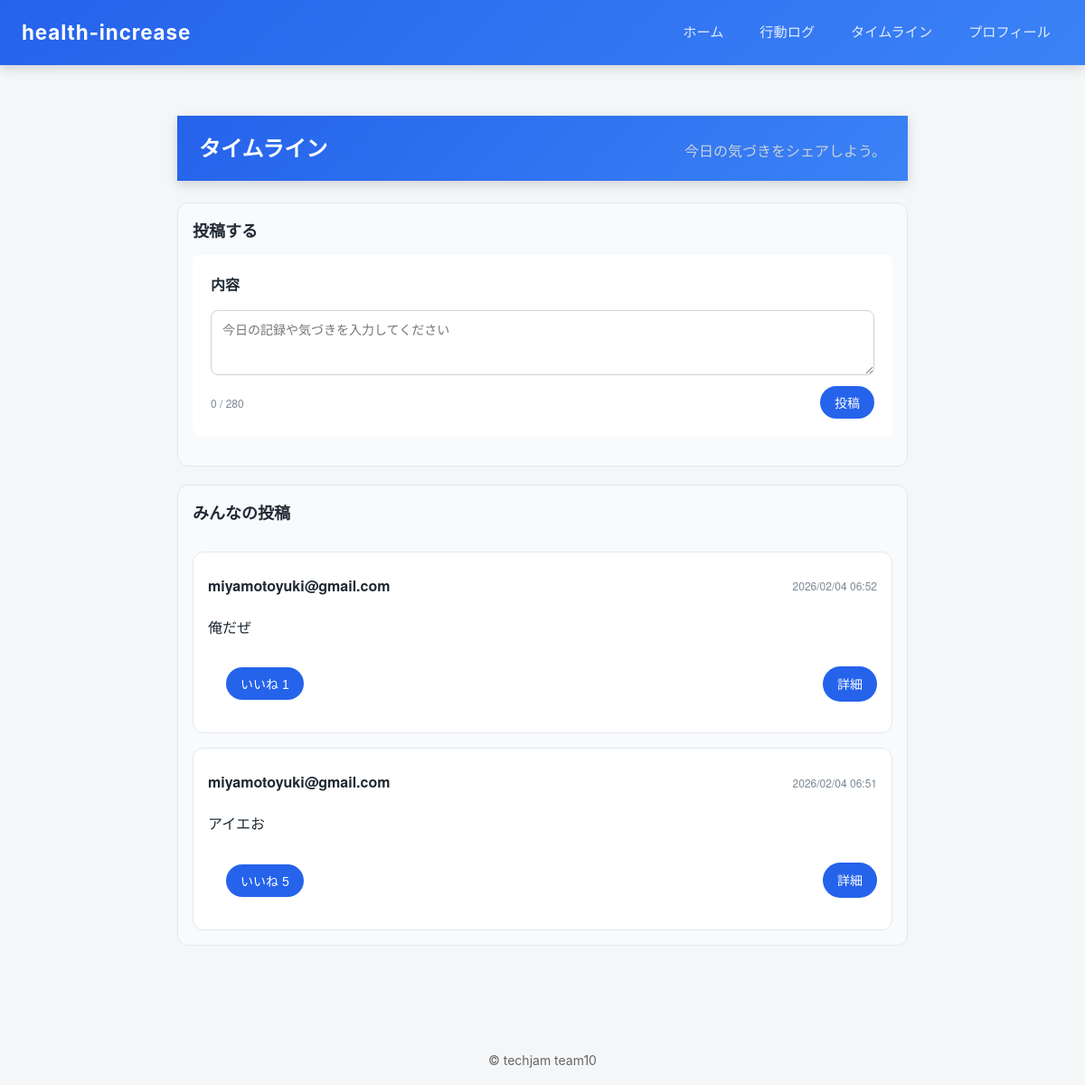
Page /timeline/ on the earlier database version.
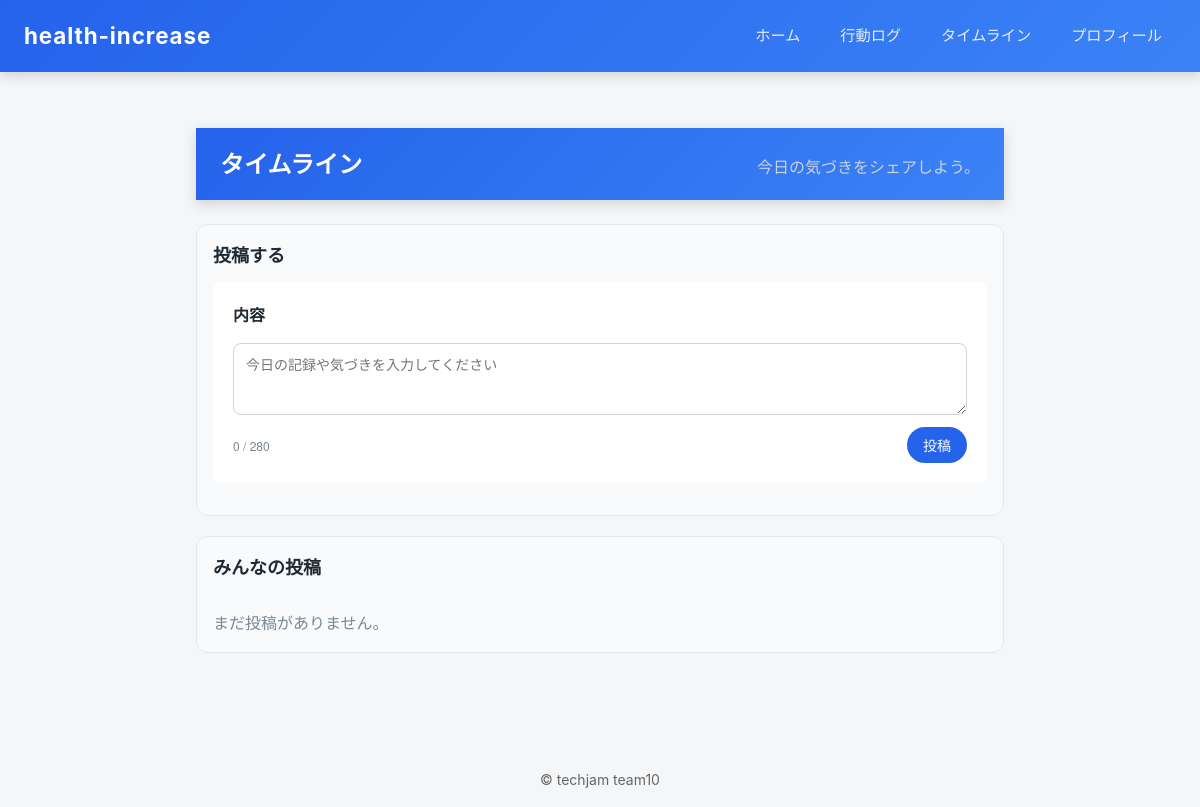
Same page on the later database version.
### healthapp/models.py (models this page shows, shortened)
class Post(models.Model):
    id = models.BigAutoField(primary_key=True)
    user = models.ForeignKey(
        settings.AUTH_USER_MODEL,
        on_delete=models.CASCADE,
        related_name="posts"
    )
    created_at = models.DateTimeField(auto_now_add=True)
    content = models.TextField()
    favorite = models.IntegerField(
        default=0,
        validators=[MinValueValidator(0)]
    )
    class Meta:
        ordering = ["-created_at"]

### accounts/models.py (models this page shows, shortened)
class User(AbstractUser):
    id = models.BigAutoField(primary_key=True)
    mail = models.EmailField(
        max_length=255,
        unique=True
    )
    password = models.CharField(
        max_length=255
    )

### healthapp/views.py (the view, shortened to what this page needs)
# urls.py: path('timeline/', views.timeline, name='timeline'),
def timeline(request):
    from django.shortcuts import redirect
    from accounts.models import User
    from healthapp.models import Post
    from healthapp.services.timeline import create_post, get_timeline_posts, increment_favorite
    notice = ""
    user = User.objects.first()
    liked_post_ids = set(request.session.get("liked_post_ids", []))
    posts = get_timeline_posts(limit=None)
    return render(
        request,
        "healthapp/timeline.html",
        {
            "posts": posts,
            "notice": notice,
            "has_user": bool(user),
            "liked_post_ids": list(liked_post_ids),
        },
    )

### healthapp/services/timeline.py (called while the page is built)
def get_timeline_posts(limit: int | None) -> QuerySet[Post]:
    queryset = Post.objects.all()
    if limit is None:
        return queryset
    return queryset[:limit]

### healthapp/templates/healthapp/timeline.html (shortened to what this page needs)
{% extends 'base.html' %}
{% load static %}
{% block content %}
<link rel="stylesheet" href="{% static 'healthapp/css/timeline.css' %}">
<section class="timeline">
    <header class="timeline__header">
        <h2 class="timeline__title">タイムライン</h2>
        <p class="timeline__subtitle">今日の気づきをシェアしよう。</p>
    </header>
    <div class="timeline__composer">
        <h3 class="timeline__section-title">投稿する</h3>
        <form class="timeline__form" method="post">
            <label class="timeline__label" for="timeline-content">内容</label>
            <textarea id="timeline-content" name="content" rows="3" maxlength="280" class="timeline__textarea" placeholder="今日の記録や気づきを入力してください"></textarea>
            <div class="timeline__form-footer">
                <span class="timeline__counter" data-counter="timeline-content">0 / 280</span>
                <button type="submit" class="timeline__button" {% if not has_user %}disabled{% endif %}>投稿</button>
            </div>
        </form>
    </div>
    <div class="timeline__list">
        <h3 class="timeline__section-title">みんなの投稿</h3>
        {% if posts %}
            {% for post in posts %}
                <article class="timeline__card">
                    <div class="timeline__card-header">
                        <p class="timeline__author">{{ post.user.mail }}</p>
                        <time class="timeline__date">{{ post.created_at|date:"Y/m/d H:i" }}</time>
                    </div>
                    <p class="timeline__content">{{ post.content }}</p>
                    <div class="timeline__card-actions">
                        <form method="post" class="timeline__action">
                            <button
                                type="submit"
                                class="timeline__button timeline__button--ghost"
                            >
                                {% if post.id in liked_post_ids %}
                                    いいね済み {{ post.favorite }}
                                {% else %}
                                    いいね {{ post.favorite }}
                                {% endif %}
                            </button>
                        </form>
                        <a class="timeline__link" href="{% url 'healthapp:timeline_detail' post.id %}">詳細</a>
                    </div>
                </article>
            {% endfor %}
        {% else %}
            <p class="timeline__empty">まだ投稿がありません。</p>
        {% endif %}
    </div>
</section>
{% endblock %}

### templates/base.html (shortened to what this page needs)
{% load static %}
<link rel="stylesheet" href="{% static 'healthapp/css/style.css' %}">
<link rel="stylesheet" href="{% static 'healthapp/css/base.css' %}">
<!DOCTYPE html>
<html lang="ja">
<head>
</head>
<body>
    <header>
        <h1>health-increase</h1>
        <nav>
            <a href="{% url 'healthapp:home' %}">ホーム</a>
            <a href="{% url 'healthapp:lifestyle' %}">行動ログ</a>
            <a href="{% url 'healthapp:timeline' %}">タイムライン</a>
            <a href="{% url 'healthapp:profile' %}">プロフィール</a>
        </nav>
    </header>
    <main>
    {% block content %}{% endblock %}
    </main>
    <footer>© techjam team10</footer>
</body>
</html>

### healthapp/static/healthapp/css/style.css (style rules this page uses)
* { box-sizing: border-box; }
body { margin: 0; font-family: -apple-system, BlinkMacSystemFont, "Hiragino Kaku Gothic ProN", "Noto Sans JP", sans-serif; background: #f4f6f8; color: #333; line-height: 1.6; }
header, main, footer { padding: 16px 24px; }
footer { text-align: center; font-size: 14px; color: #666; }
h1, h2, h3 { margin: 0 0 12px; }
a { color: #2563eb; text-decoration: none; }
section { margin-bottom: 32px; }
form { background: #fff; padding: 20px; border-radius: 8px; }
label { font-weight: 600; display: block; margin-bottom: 4px; }
input, select, textarea { width: 100%; padding: 8px 10px; border: 1px solid #ccc; border-radius: 6px; font-size: 14px; }
button { padding: 8px 14px; border: none; border-radius: 6px; background: #2563eb; color: #fff; cursor: pointer; }
p { margin: 8px 0; }

### healthapp/static/healthapp/css/base.css (style rules this page uses)
header { position: sticky; top: 0; z-index: 100; display: flex; align-items: center; justify-content: space-between; gap: 24px; height: 72px; background: linear-gradient(135deg, #2563eb, #3b82f6); color: #fff; padding: 16px 24px; box-shadow: 0 4px 12px rgba(0, 0, 0, 0.15); }
main { max-width: 1100px; margin: 0 auto; padding: 32px 16px; }
header h1 { margin: 0; font-size: 1.4rem; font-weight: 700; letter-spacing: 0.04em; white-space: nowrap; }
nav { display: flex; gap: 12px; flex-wrap: wrap; }
nav a { color: #e5edff; text-decoration: none; font-size: 0.95rem; padding: 6px 14px; border-radius: 9999px; transition: background 0.2s ease, color 0.2s ease; }

### healthapp/static/healthapp/css/timeline.css (style rules this page uses)
.timeline { max-width: 840px; margin: 0 auto; padding: 24px 16px 48px; font-family: "Helvetica Neue", Arial, sans-serif; color: #1f2933; }
.timeline__header { display: flex; z-index: 5; align-items: baseline; justify-content: space-between; position: relative; gap: 16px; margin-bottom: 24px; flex-wrap: wrap; }
.timeline__title { margin: 0; font-size: 24px; }
.timeline__subtitle { margin: 4px 0 0; color: #cbd2d9; }
.timeline__section-title { margin: 0 0 12px; font-size: 18px; }
.timeline__composer, .timeline__list, .timeline__comments { background: #f8fafc; border: 1px solid #e3e8ee; border-radius: 12px; padding: 16px; margin-bottom: 20px; }
.timeline__form { display: grid; gap: 12px; }
.timeline__label { font-weight: 600; }
.timeline__textarea { width: 100%; border: 1px solid #cbd2d9; border-radius: 8px; padding: 10px 12px; resize: vertical; min-height: 72px; font-size: 14px; }
.timeline__form-footer { display: flex; align-items: center; justify-content: space-between; gap: 12px; }
.timeline__counter { font-size: 12px; color: #7b8794; }
.timeline__button { background: #2563eb; color: #ffffff; border: none; padding: 8px 16px; border-radius: 999px; cursor: pointer; font-size: 14px; }
.timeline__list { display: grid; gap: 16px; }
.timeline__empty { color: #7b8794; margin: 0; }

Differences in the rows shown:
removed Post: user.mail "miyamotoyuki@gmail.com", created_at "2026/02/04 06:52", content "俺だぜ", favorite "1"
removed Post: user.mail "miyamotoyuki@gmail.com", created_at "2026/02/04 06:51", content "アイエお", favorite "5"
Other differences:
text now shown: "まだ投稿がありません。"
